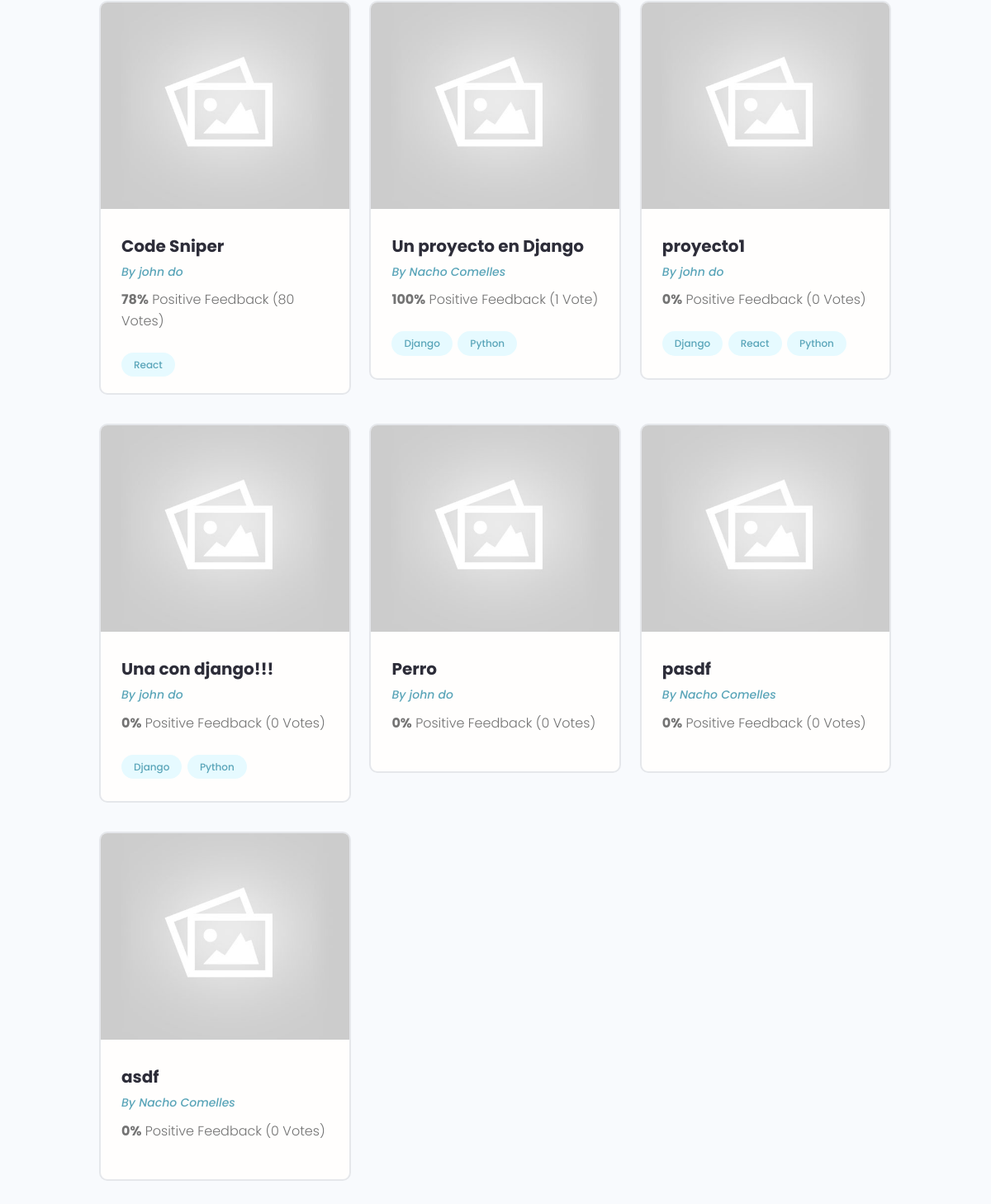
The page /projects/ (lower part) on the database as committed earlier.
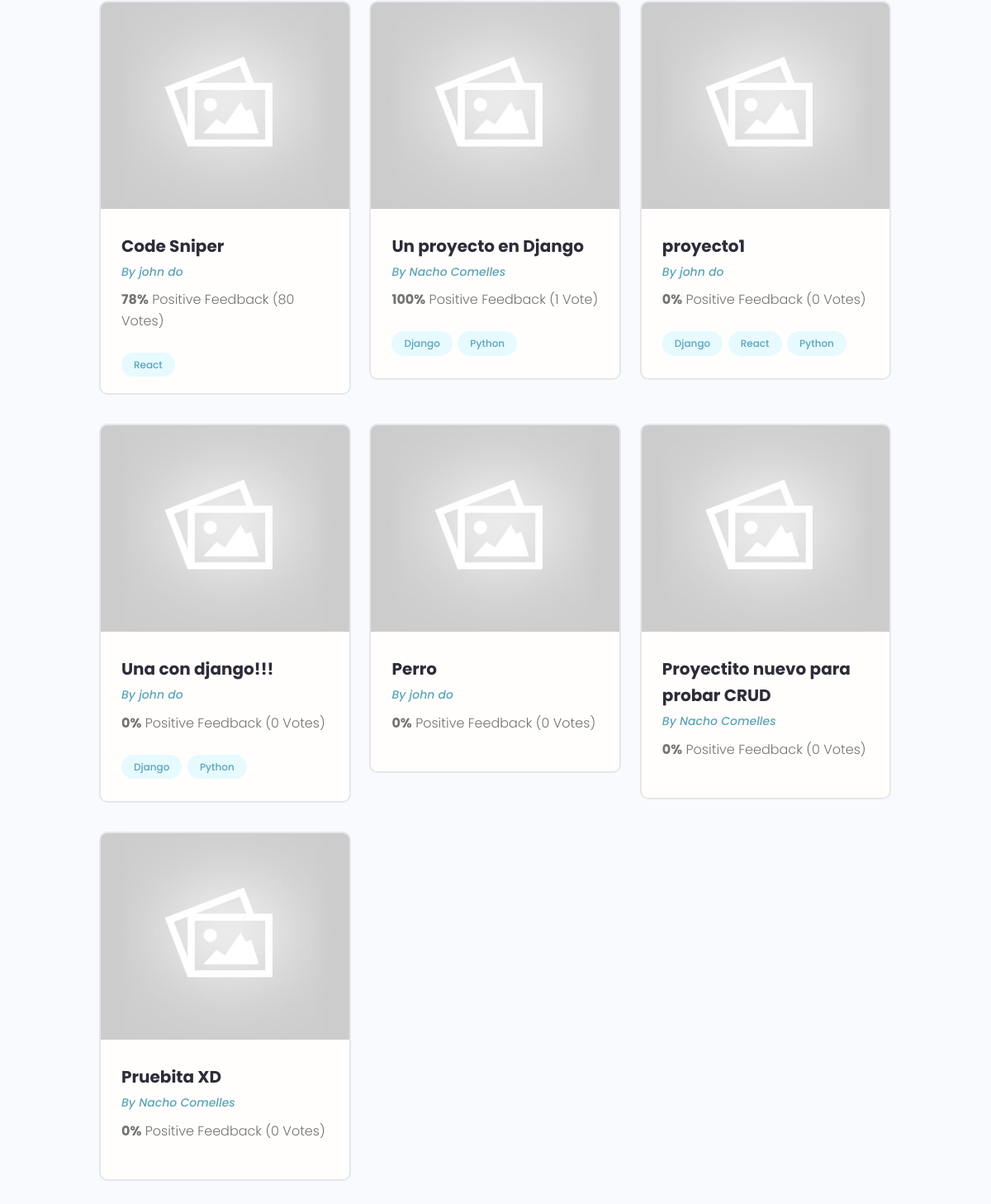
The same page on the database as committed later.
### projects/models.py (models this page shows, shortened)
class Project(models.Model):
    title = models.CharField(max_length=200)
    owner = models.ForeignKey(Profile, null=True, blank=True, on_delete=models.CASCADE)
    desc = models.TextField(null=True, blank=True) #null es para la BBDD, blank para el front
    featured_image = models.ImageField(null=True, blank=True, default='default.jpg')
    demoLink = models.CharField(max_length=200, null=True, blank=True)
    sourceLink = models.CharField(max_length=200, null=True, blank=True)
    tags = models.ManyToManyField('Tag', blank= True)
    vote_total = models.IntegerField(default= 0, null=True, blank=True)
    vote_ratio = models.IntegerField(default=0, null= True, blank=True)
    created = models.DateTimeField(auto_now_add=True) #crea TimeStamp automaticamente
    id = models.UUIDField(default=uuid.uuid4, unique=True, primary_key=True, editable=False)

class Tag(models.Model):
    name = models.CharField(max_length=200)
    created = models.DateTimeField(auto_now_add=True) #crea TimeStamp automaticamente
    id = models.UUIDField(default=uuid.uuid4, unique=True, primary_key=True, editable=False)
    def __str__(self):
        return self.name

### users/models.py (models this page shows, shortened)
class Profile(models.Model):
    user = models.OneToOneField(User, on_delete=models.CASCADE, null=True, blank=True, related_name='profile')
    username = models.CharField(max_length=200, blank=True, null= True)
    location = models.CharField(max_length=200, blank=True, null= True)
    name = models.CharField(max_length=200, blank=True, null= True)
    email = models.EmailField(max_length=500, blank=True, null= True)
    short_intro = models.CharField(max_length=200, blank=True, null= True)
    bio = models.TextField(blank= True, null = True)
    profile_image = models.ImageField(null=True, blank=True, upload_to= 'profiles/', default='profiles/user-default.png')
    social_github = models.CharField(max_length=200, blank=True, null= True)
    social_linkedin = models.CharField(max_length=200, blank=True, null= True)
    social_twitter = models.CharField(max_length=200, blank=True, null= True)
    social_youtube = models.CharField(max_length=200, blank=True, null= True)
    social_website = models.CharField(max_length=200, blank=True, null= True)
    created = models.DateTimeField(auto_now_add=True) #crea TimeStamp automaticamente
    id = models.UUIDField(default=uuid.uuid4, unique=True, primary_key=True, editable=False)

### projects/views.py (the view)
# urls.py: path('', views.projects, name="projects"),
def projects(request):
    projects = Project.objects.all()
    context = {'projects': projects}
    return render(request, 'projects/projects.html', context)

### projects/templates/projects/projects.html (shortened to what this page needs)
{% extends 'main.html' %}
{% block content %}
<main class="projects">
    <section class="projectsList">
      <div class="container">
        <div class="grid grid--three">
        {% for project in projects %}
          <div class="column">
            <div class="card project">
              <a href="{% url 'project' project.id %}" class="project">
                <img class="project__thumbnail" src="{{project.featured_image.url}}" alt="project thumbnail" />
                <div class="card__body">
                  <h3 class="project__title">{{project.title}}</h3>
                  <p><a class="project__author" href="{% url 'user-profile' project.owner.id %}">By
                    {{project.owner.name}}</a>
            </p>
                  <p class="project--rating">
                    <span style="font-weight: bold;">{{project.vote_ratio}}%</span> Positive
                    Feedback ({{project.vote_total}} Vote{{project.vote_total|pluralize}})
                  </p>
                  <div class="project__tags">
                      {% for tag in project.tags.all %}
                    <span class="tag tag--pill tag--main">
                      <small>{{tag}}</small>
                    </span>
                        {% endfor %}
                  </div>
                </div>
              </a>
            </div>
          </div>
          {% endfor%}
        </div>
      </div>
    </section>
  </main>
{% endblock content %}

Rows that differ between the two databases and show on the page:
removed Project: featured_image (placeholder picture), title "pasdf", owner.name "Nacho Comelles", vote_ratio "0", vote_total "0"
removed Project: featured_image (placeholder picture), title "asdf", owner.name "Nacho Comelles", vote_ratio "0", vote_total "0"
added Project: featured_image (placeholder picture), title "Proyectito nuevo para probar CRUD", owner.name "Nacho Comelles", vote_ratio "0", vote_total "0"
added Project: featured_image (placeholder picture), title "Pruebita XD", owner.name "Nacho Comelles", vote_ratio "0", vote_total "0"
